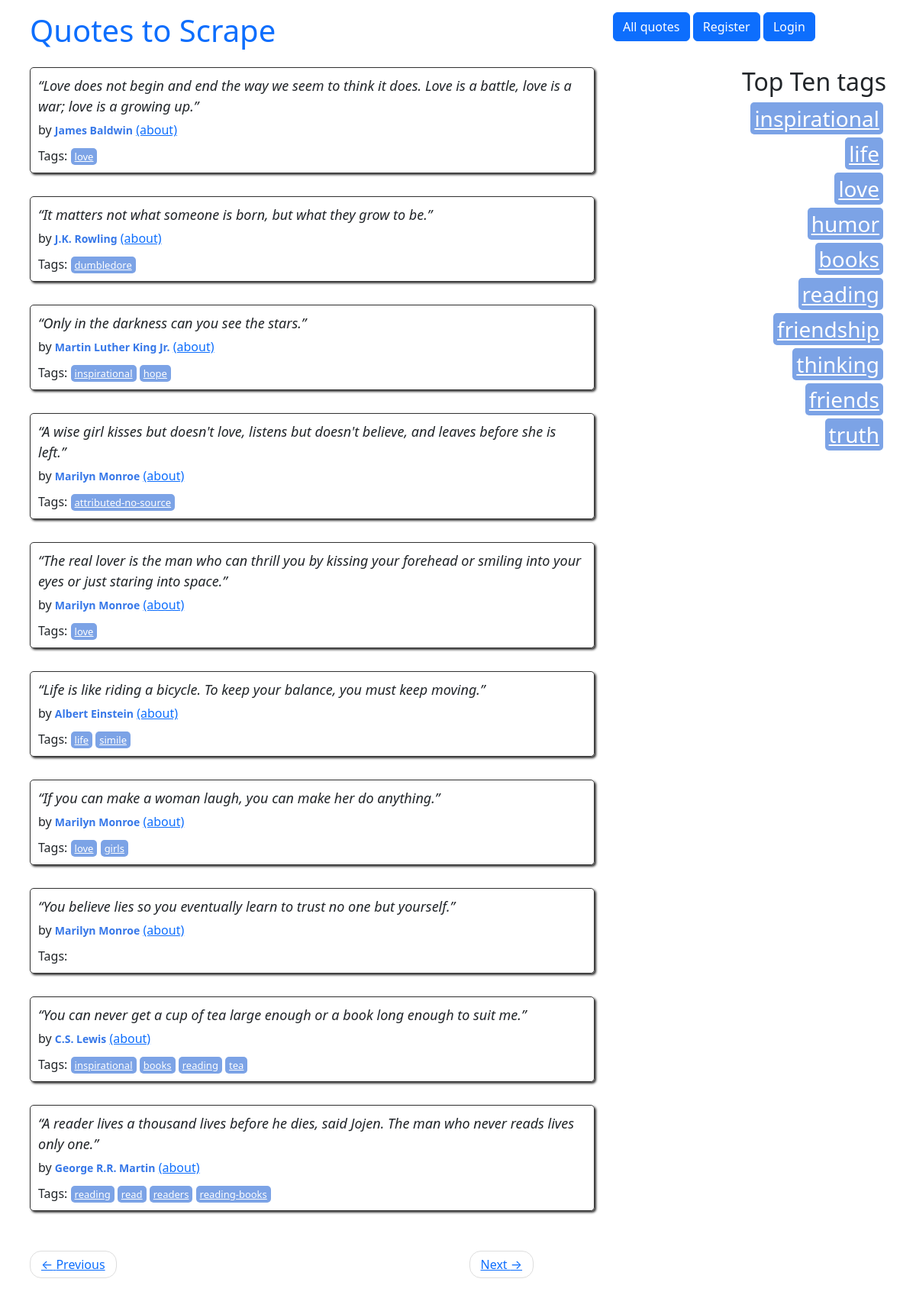
Page /6 on the committed database.
### quotes/models.py (models this page shows)
class Quote(models.Model):
    quote = models.TextField()
    tags = models.ManyToManyField(Tag)
    author = models.ForeignKey(Author, on_delete=models.CASCADE, default=None, null=True)
    created_at = models.DateTimeField(auto_now_add=True)
    user = models.ForeignKey(User, blank=True, null=True, on_delete=models.CASCADE, default=None)

class Author(models.Model):
    fullname = models.CharField(max_length=50)
    born_date = models.CharField(max_length=50)
    born_location = models.CharField(max_length=50)
    description = models.TextField()
    created_at = models.DateTimeField(auto_now_add=True)
    user = models.ForeignKey(User, blank=True, null=True, on_delete=models.CASCADE, default=None)
    def __str__(self):
        return self.fullname

class Tag(models.Model):
    name = models.CharField(max_length=30, unique=True, null=False)
    def __str__(self):
        return self.name

### quotes/views.py (the view)
# urls.py: path('', views.main, name='main'),
def main(request, page=1):
    if request.user.is_authenticated:
        quotes = Quote.objects.filter(Q(user=request.user) | Q(user=None)).order_by('-created_at')
    else:
        quotes = Quote.objects.filter(user=None).order_by('-created_at')
    per_page = 10
    paginator = Paginator(quotes, per_page)
    quotes_on_page = paginator.page(page)
    top_ten_tags = Tag.objects.annotate(num_quotes=Count('quote')).order_by('-num_quotes')[:10]
    return render(request, 'quotes/index.html', context={'quotes': quotes_on_page, 'tags': top_ten_tags})

### quotes/templates/quotes/index.html
{% extends 'my_project/base.html' %}
{% load extract %}
{% block content %}
<div class="row">
    <div class="col-md-8">
        {% for quote in quotes %}
        <div class="quote" itemscope="" itemtype="http://schema.org/CreativeWork">
            <span class="text" itemprop="text">{{quote.quote}}</span>
            <span>by <small class="author" itemprop="author">{{quote.author}}</small>
                <a href="{% url 'quotes:author' author_name=quote.author.fullname %}">(about)</a>
            </span>
            <div class="tags">
                Tags:
                {% for tag in quote.tags.all %}
                <a class="tag" href="{% url 'quotes:tag' tag_name=tag %}">{{tag}}</a>
                {% endfor %}
            </div>
        </div>
        {% endfor %}
    </div>
    <div class="col-md-4 tags-box">
        <h2>Top Ten tags</h2>
        {% for tag in tags %}
        <span class="tag-item">
        <a class="tag" style="font-size: 28px" href="{% url 'quotes:tag' tag_name=tag %}">{{tag}}</a>
        </span>
        {% endfor %}
    </div>
</div>
<div class="row">
    <nav>
        <ul class="pager">
            <li class="previous">
                <a class="{% if not quotes.has_previous %} disabled {% endif %}"
                   href="{% if quotes.has_previous %} {% url 'quotes:root_paginate' quotes.previous_page_number %} {% else %} # {% endif %}">
                    <span aria-hidden="true">←</span> Previous</a>
            </li>
            <li class="next">
                <a class="{% if not quotes.has_next %} disabled {% endif %}"
                   href="{% if quotes.has_next %} {% url 'quotes:root_paginate' quotes.next_page_number %} {% else %} # {% endif %}">Next <span aria-hidden="true">→</span></a>
            </li>
        </ul>
    </nav>
</div>
{% endblock %}

### quotes/static/quotes/style.css (style rules this page uses)
.quote { padding: 10px; margin-bottom: 30px; border: 1px solid #333333; border-radius: 5px; box-shadow: 2px 2px 3px #333333; }
.quote span.text { display: block; margin-bottom: 5px; font-size: large; font-style: italic; }
.quote small.author { font-weight: bold; color: #3677E8; }
.quote .tags { margin-top: 10px; }
.tag { padding: 2px 5px; border-radius: 5px; color: white; font-size: small; background-color: #7CA3E6; }
.pager { padding-left: 0; margin: 22px 0; list-style: none; text-align: center; }
.pager li { display: inline; }
.pager .previous>a, .pager .previous>span { float: left; }
.pager li>a, .pager li>span { display: inline-block; padding: 5px 14px; background-color: #ffffff; border: 1px solid #dddddd; border-radius: 15px; }
.tags-box { text-align: right; }
.tag-item { display: block; margin: 4px; }
.row { margin-left: -15px; margin-right: -15px; }

### rows in the picture
Quote: quote "“Love does not begin and end the way we seem to think it does. Love is a battle, love is a war; love is a growing up.”", author "James Baldwin"
Tag: name "love"
Quote: quote "“It matters not what someone is born, but what they grow to be.”", author "J.K. Rowling"
Tag: name "dumbledore"
Quote: quote "“Only in the darkness can you see the stars.”", author "Martin Luther King Jr."
Tag: name "inspirational"
Tag: name "hope"
Quote: quote "“A wise girl kisses but doesn't love, listens but doesn't believe, and leaves before she is left.”", author "Marilyn Monroe"
Tag: name "attributed-no-source"
Quote: quote "“The real lover is the man who can thrill you by kissing your forehead or smiling into your eyes or just staring into space.”", author "Marilyn Monroe"
Quote: quote "“Life is like riding a bicycle. To keep your balance, you must keep moving.”", author "Albert Einstein"
Tag: name "life"
Tag: name "simile"
Quote: quote "“If you can make a woman laugh, you can make her do anything.”", author "Marilyn Monroe"
Tag: name "girls"
Quote: quote "“You believe lies so you eventually learn to trust no one but yourself.”", author "Marilyn Monroe"
Quote: quote "“You can never get a cup of tea large enough or a book long enough to suit me.”", author "C.S. Lewis"
Tag: name "books"
Tag: name "reading"
Tag: name "tea"
Quote: quote "“A reader lives a thousand lives before he dies, said Jojen. The man who never reads lives only one.”", author "George R.R. Martin"
Tag: name "read"
Tag: name "readers"
Tag: name "reading-books"
Tag: name "humor"
Tag: name "friendship"
Tag: name "thinking"
Tag: name "friends"
Tag: name "truth"
